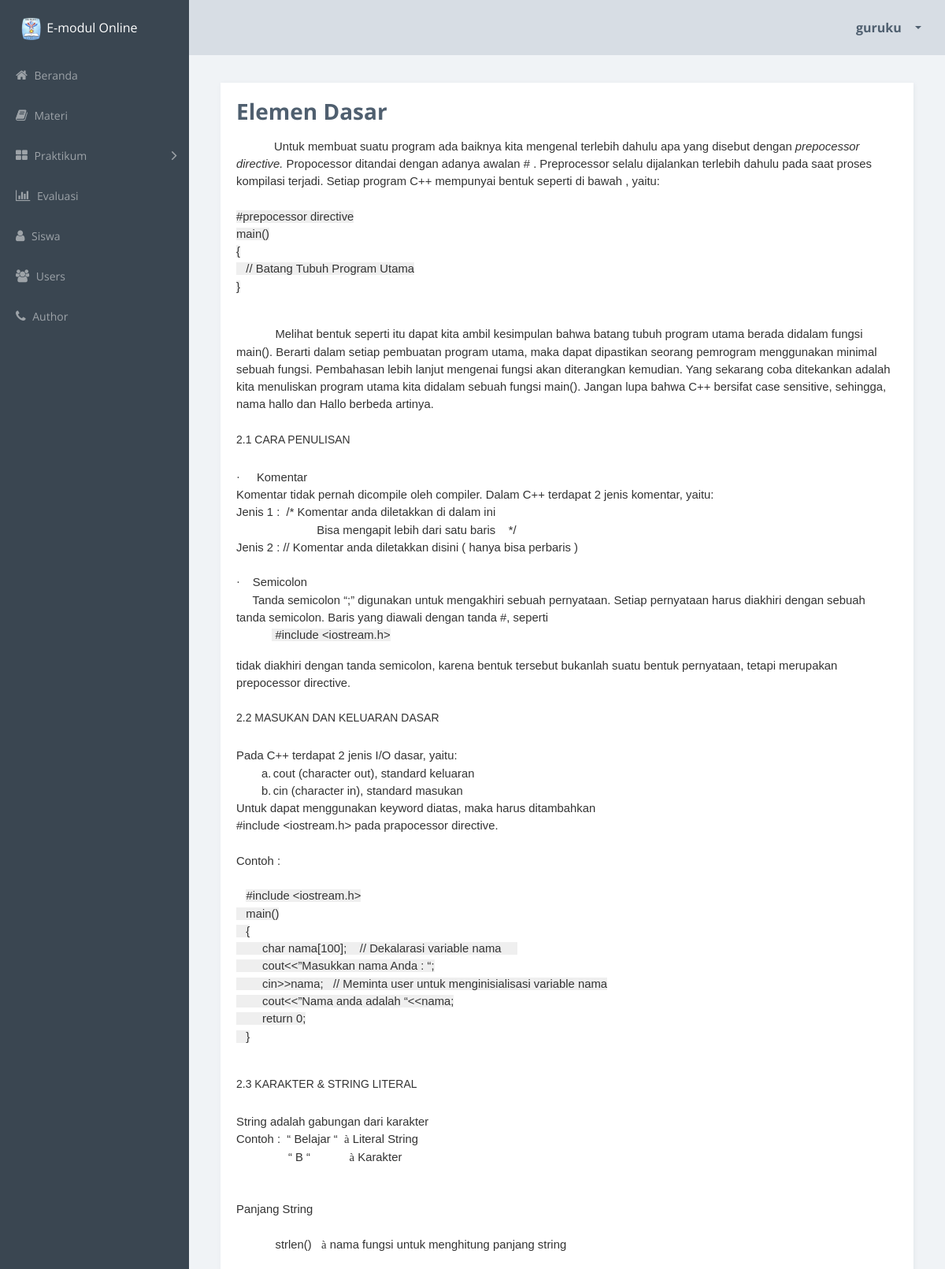
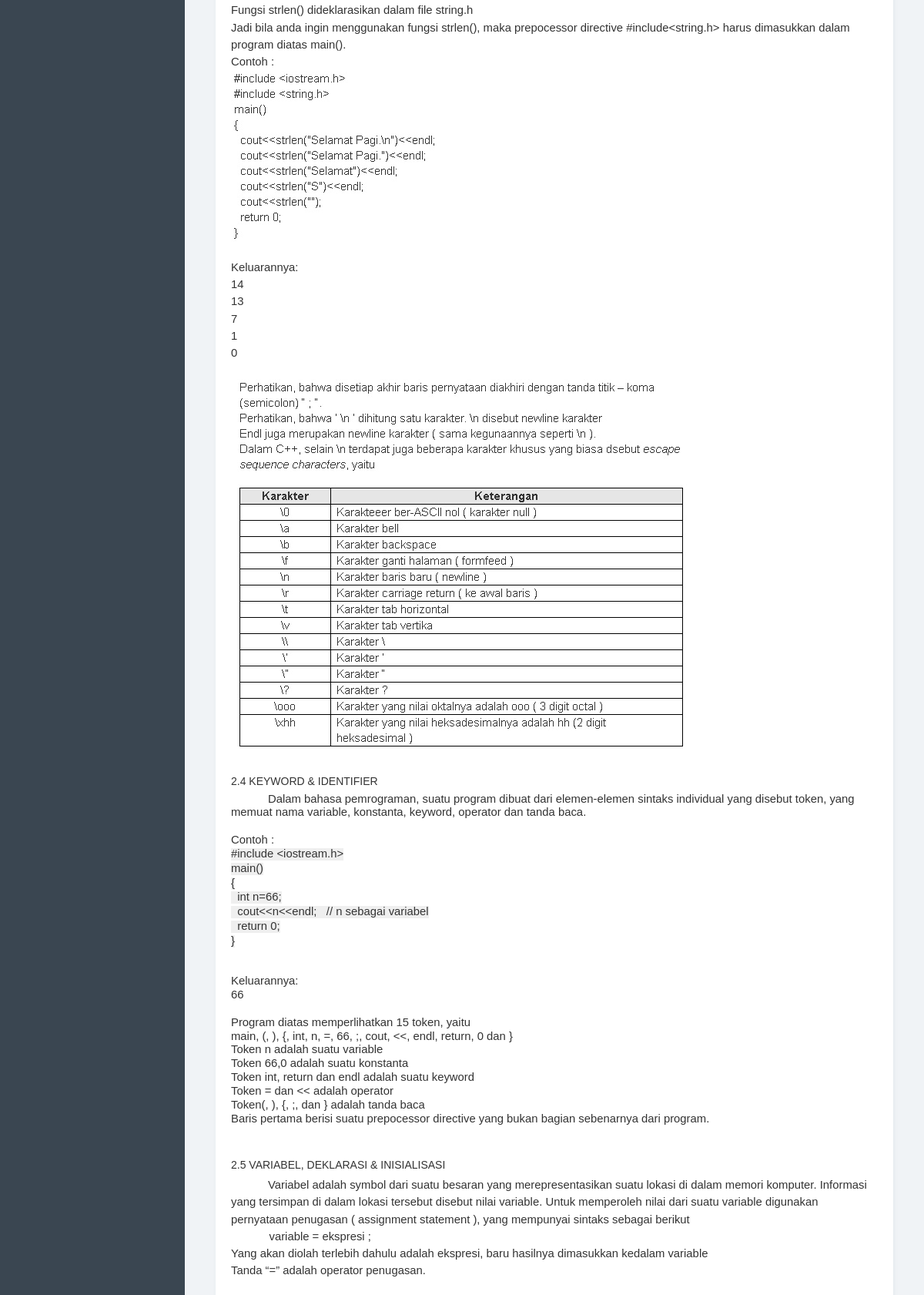
The app's page /detailMateri.php?id=22 (signed in, upper part) with its own data (2 pictures, top to bottom).
### tables this page shows
CREATE TABLE `materi` (
  `id_materi` int(11) NOT NULL AUTO_INCREMENT,
  `nama` varchar(100) DEFAULT NULL,
  `isi` longtext,
  PRIMARY KEY (`id_materi`)
);

### detailMateri.php (the view, shortened to what this page needs)
<?php
include("config.php");
$id = $_GET['id'];
$query = mysqli_query($conn, "SELECT * FROM materi WHERE id_materi = $id");
$data = mysqli_fetch_array($query);
?>
<!doctype html>
<html class="no-js" lang="en">
    <head>
        <link rel="stylesheet" href="css/vendor.css">
        <link rel="stylesheet" href="css/app-blue.css">
        <link rel="stylesheet" type="text/css" href="summernote-master/dist/summernote-lite.css">
    </head>
    <body>
        <div class="main-wrapper">
            <div class="app" id="app">
                <header class="header">
                    <div class="header-block header-block-nav">
                        <ul class="nav-profile">
                            <li class="profile dropdown">
                                <a class="nav-link dropdown-toggle" data-toggle="dropdown" href="#" role="button" aria-haspopup="true" aria-expanded="false">
                                    <span class="name"> <?php echo $_SESSION['username']; ?> </span>
                                </a>
                            </li>
                        </ul>
                    </div>
                </header>
                <aside class="sidebar">
                    <div class="sidebar-container">
                        <div class="sidebar-header">
                            <div class="brand">
                                <div>
                                    <img src="assets/logosmk.png" width="30" height="30"> E-modul Online
                                </div>
                            </div>
                        </div>
                        <nav class="menu">
                            <ul class="sidebar-menu metismenu" id="sidebar-menu">
                                <li class="">
                                    <a href="index.php">
                                        <i class="fa fa-home"></i> Beranda </a>
                                </li>
                                <li class="">
                                    <a href="materi.php">
                                        <i class="fa fa-book"></i> Materi </a>
                                </li>
                                <li>
                                    <a href="">
                                        <i class="fa fa-th-large"></i> Praktikum
                                        <i class="fa arrow"></i>
                                    </a>
                                </li>
                                <li class="">
                                    <a href="evaluasi.php">
                                        <i class="fa fa-bar-chart"></i> Evaluasi  </a>
                                </li>
                                <li class="">
                                    <a href="siswa.php">
                                        <i class="fa fa-user"></i> Siswa </a>
                                </li>
                                <li class="">
                                    <a href="users.php">
                                        <i class="fa fa-users"></i> Users </a>
                                </li>
                                <li class="">
                                    <a href="author.php">
                                        <i class="fa fa-phone"></i> Author </a>
                                </li>
                            </ul>
                        </nav>
                    </div>
                </aside>
                <article class="content forms-page">
                 <section class="section">
                        <div class="row">
                            <div class="col-md-12">
                                <div class="card card-block sameheight-item">
                                    <form id="tambah-form" action="prosesTambahMateri.php" method="POST" enctype="multipart/form-data">
                                        <div class="form-group">
                                           <h3><b><?php echo $data['nama'] ?></b></h3>
                                        </div>
                                        <div class="form-group">
                                            <?php echo $data['isi'] ?>
                                        </div>
                                    </form>
                                </div>
                            </div>
                        </div>
                    </section>
                </article>
    </body>
</html>

### records on screen
materi: nama "Elemen Dasar", isi "Untuk membuat suatu program ada baiknya kita mengenal terlebih dahulu apa yang disebut dengan prepocessor directive. Propocessor ditandai dengan adanya awalan # . Preprocessor selalu dijalankan terlebih dahulu pada saat proses kompilasi terjadi. Setiap program C++ mempunyai bentuk seperti di bawah , yaitu: #prepocessor directive main() { // Batang Tubuh Program Utama } Melihat bentuk seperti itu dapat kita ambil kesimpulan bahwa batang tubuh program utama berada didalam fungsi main(). Berarti dalam setiap pembuatan program utama, maka dapat dipastikan seorang pemrogram menggunakan minimal sebuah fungsi. Pembahasan lebih lanjut mengenai fungsi akan diterangkan kemudian. Yang sekarang coba…", isi (picture)

### other values on screen
$_SESSION['username'] "guruku"
